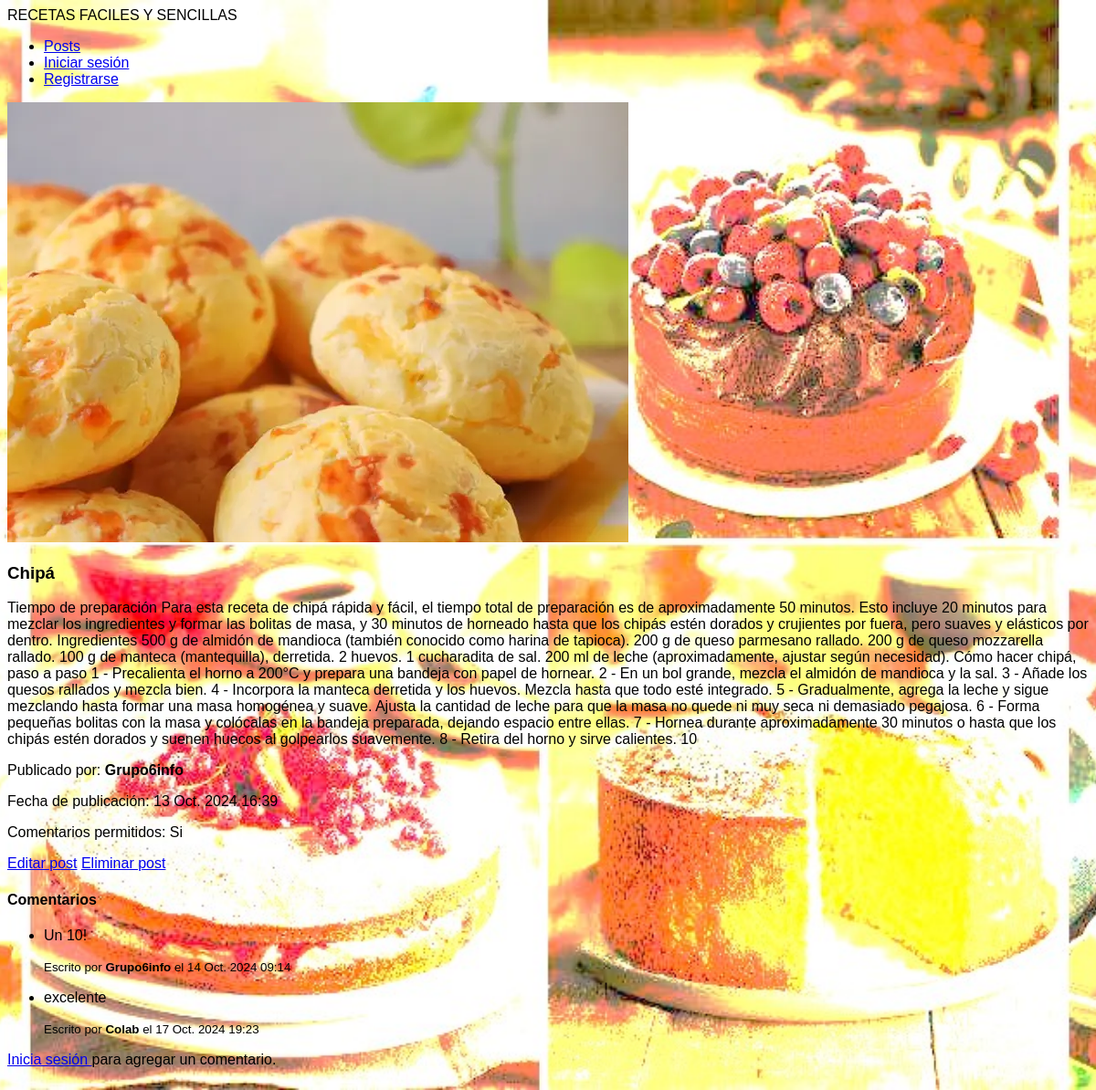
/posts/Chipa/, run on the app's committed database.
### apps/post/models.py (models this page shows, shortened)
class PostImage(models.Model):
    post = models.ForeignKey(
        Post, on_delete=models.CASCADE, related_name='images')
    image = models.ImageField(upload_to=get_image_filename, default='post/default/post_default.png')
    active = models.BooleanField(default=True)

class Post(models.Model):
    id=models.UUIDField(primary_key=True, default=uuid.uuid4, editable=False)
    title= models.CharField(max_length=250)
    slug = models.SlugField(unique=True, max_length=200, blank=True)
    content = RichTextField(max_length=10000)
    author = models.ForeignKey(
        settings.AUTH_USER_MODEL, on_delete=models.CASCADE)
    creation_date = models.DateTimeField(default=timezone.now)
    modification_date = models.DateTimeField(auto_now=True)
    allow_comments = models.BooleanField(default=True)
    category = models.ForeignKey(Category, on_delete=models.SET_NULL, null=True, related_name='posts')

class Comment(models.Model):
    id = models.UUIDField(primary_key=True, default=uuid.uuid4, editable=False)
    content = models.TextField(max_length=500)
    creation_date = models.DateTimeField(auto_now_add=True)
    author= models.ForeignKey(settings.AUTH_USER_MODEL, on_delete=models.CASCADE)
    post = models.ForeignKey(Post, on_delete=models.CASCADE, related_name='comments')

### apps/user/models.py (models this page shows, shortened)
class User(AbstractUser):
    id=models.UUIDField(primary_key=True, default=uuid.uuid4, editable=False)
    alias = models.CharField(max_length=30, blank=True)
    avatar = models.ImageField(
        upload_to=get_avatar_filename, default='user/default/avatar_default.jpg')

### apps/post/views.py (the view, shortened to what this page needs)
# urls.py: path('posts/<slug:slug>/', views.PostDetailView.as_view(), name='post_detail'),
class PostDetailView(DetailView):
    model = Post
    template_name = 'post/post_detail.html'
    context_object_name = 'post'
    def get_context_data(self, **kwargs):
        context = super().get_context_data(**kwargs)
        active_images = self.object.images.filter(active=True)
        context['active_images'] = active_images
        context['add_comment_form'] = CommentForm()
        edit_comment_id = self.request.GET.get('edit_comment')
        delete_comment_id = self.request.GET.get('delete_comment')
        return context

### templates/post/post_detail.html (shortened to what this page needs)
{% extends 'layouts/post_layout.html' %}
{% block content %}
{% if active_images %}
    <div class="grid grid-cols-1 sm:grid-cols-2 md:grid-cols-3 gap-4">
        {% for img in active_images %}
            <a href="{{ img.image.url }}" target="_blank">
                <img
                    src="{{ img.image.url }}"
                    alt="Portada del post {{ img.id }}"
                    class="w-[400px] object-cover aspect-[16/9]">
            </a>
        {% endfor %}
    </div>
{% endif %}
<h3 class="text-2xl uppercase font-bold">{{ post.title }}</h3>
<p>{{ post.content }}</p>
<p>Publicado por: <strong class="font-bold">{{ post.author.username }}</strong>
</p>
<p>Fecha de publicación: {{ post.creation_date }}</p>
<p>Comentarios permitidos: {{ post.allow_comments|yesno:"Si,No" }}</p>
<div class="flex mt-8 gap-4">
    <a
        class="bg-blue-500 text-white p-2 rounded-lg"
        href="{% url 'post:post_update' slug=post.slug %}"
    >Editar post</a>
    <a
        class="bg-red-500 text-white p-2 rounded-lg"
        href="{% url 'post:post_delete' slug=post.slug %}"
    >Eliminar post</a>
</div>
<h4 class="mt-8 mb-4">Comentarios</h4>
{% if post.comments.count > 0 %}
    <ul>
        {% for comment in post.comments.all %}
            <li class="mb-8">
                {% if comment.id == editing_comment_id %}
                    <form method="post" action="{% url 'post:comment_update' comment.id %}">
                        {% csrf_token %}
                    <p class="flex flex-col">{{ edit_comment_form.content.label_tag }} {{edit_comment_form.content }}</p>
                    <button type="submit" class="text-blue-500">Actualizar</button>
                    <a href="{% url 'post:post_detail' post.slug %}" class="text-red-500">Cancelar</a>
                    </form>
                {% else %}
                    <p>{{ comment.content }}</p>
                    <small>Escrito por <strong>{{ comment.author.username }}</strong> el {{comment.creation_date }}</small>
                {% endif %}
            </li>
        {% endfor %}
    </ul>
{% else %}
    <p>No hay comentarios aún.</p>
{% endif %}
{% if user.is_authenticated %}
    <h4>Agregar un comentario</h4>
    <form method="post" action="{% url 'post:comment_create' post.slug %}">
        {% csrf_token %}
        <p class="flex flex-col mt-4 mb-8">{{ add_comment_form.content.label_tag }} {{add_comment_form.content }}</p>
        <button type="submit" class="bg-blue-500 text-white p-2 rounded-lg">Agregar comentario</button>
    </form>
{% else %}
    <p>
        <a href="{% url 'user:auth_login' %} %}?next={{ request.path }}" class="hover:text-blue-500">
            Inicia sesión
        </a>
        para agregar un comentario.
    </p>
{% endif %}
{% endblock content %}

### templates/layouts/post_layout.html (shortened to what this page needs)
{% extends 'layouts/base_layout.html' %}
{% block content_layout %}
    {% include 'components/common/header.html' %}
    <main class="flex justify-center min-h-[calc(100dvh-56px)] bg-yellow-500">
        <div class="container mx-4 md:mx-8 lg:mx-40 py-10">
            {% block content %}{% endblock content %}
        </div>
    </main>
{% endblock content_layout %}

### templates/layouts/base_layout.html (shortened to what this page needs)
<!DOCTYPE html>
<html lang="es" data-bs-theme="dark">
    <head class="heard">
        {% load static %}
        <link rel="stylesheet" href="{% static 'css/style.css' %}"/>
    </head>
    <body class="min-w">
        {% block content_layout %}{% endblock content_layout %}
    </body>
</html>
<script src="{% static 'js/tailwind.config.js' %}"></script>

### templates/components/common/header.html
<header class="h-14 text-white flex justify-center items-center bg-red-500">
    <div
        class="container mx-4 md:mx-8 lg:mx-40 flex justify-between bg-orange-500"
    >
        RECETAS FACILES Y SENCILLAS {% include 'components/ui/navbar.html' %}
    </div>
</header>

### templates/components/ui/navbar.html
<nav>
    <ul class="flex gap-4">
        {% if user.is_authenticated %}
            <strong>{{ user.alias }}</strong>
            {% if user.is_collaborator %}
                <li><a href="{% url 'post:post_create' %}">Publicar</a></li>
            {% endif %}
            <li><a href="{% url 'user:user_profile' %}">Perfil</a></li>
            <li><a href="{% url 'post:post_list' %}">Posts</a></li>
            <li>
                <form
                    method="post"
                    action="{% url 'user:auth_logout' %}?next={{ request.path }}">
                    {% csrf_token %}
                    <button type="submit">Cerrar sesión</button>
                </form>
            </li>
        {% else %}
            <li><a href="{% url 'post:post_list' %}">Posts</a></li>
            <li><a href="{% url 'user:auth_login' %}">Iniciar sesión</a></li>
            <li><a href="{% url 'user:auth_register' %}">Registrarse</a></li>
        {% endif %}
    </ul>
</nav>

### static/css/style.css (style rules this page uses)
body { display: flex; flex-direction: column; min-height: 100vh; font-family: 'Oswald', sans-serif; font-family: 'Poppins', sans-serif; }
body { background-image: url('../images/background.jpg'); background-size: cover; background-position: center; background-repeat: no-repeat; }

### data on the page
PostImage: image (picture)
Post: title "Chipá", content "Tiempo de preparación Para esta receta de chipá rápida y fácil, el tiempo total de preparación es de aproximadamente 50 minutos. Esto incluye 20 minutos para mezclar los ingredientes y formar las bolitas de masa, y 30 minutos de horneado hasta que los chipás estén dorados y crujientes por fuera, pero suaves y elásticos por dentro. Ingredientes 500 g de almidón de mandioca (también conocido como harina de tapioca). 200 g de queso parmesano rallado. 200 g de queso mozzarella rallado. 100 g de manteca (mantequilla), derretida. 2 huevos. 1 cucharadita de sal. 200 ml de leche (aproximadamente, ajustar según necesidad). Cómo hacer chipá, paso a paso 1 - Precalienta el horno a 200°C y prepara una…", author.username "Grupo6info", creation_date "13 Oct. 2024 16:39", allow_comments "Si"
Comment: content "Un 10!", author.username "Grupo6info", creation_date "14 Oct. 2024 09:14"
Comment: content "excelente", author.username "Colab", creation_date "17 Oct. 2024 19:23"
